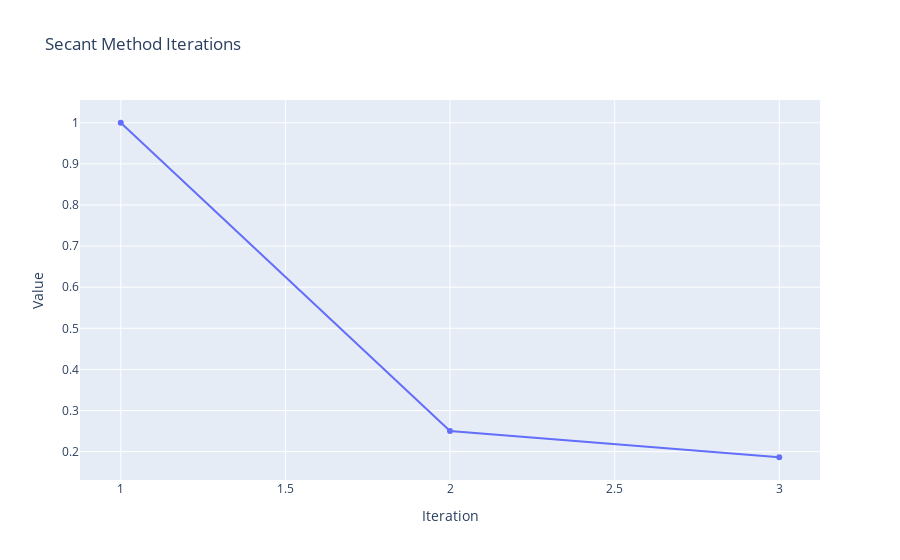

This figure's notebook cell:
### Code cell
# Secant Method
# The secant method is a root-finding method that uses a succession of roots of secant lines to better approximate a root of a function. The formula for the method is given by:
# x(n+1) = x(n) - f(x(n)) * [x(n) - x(n-1)] / [f(x(n)) - f(x(n-1))]

import plotly.graph_objs as go
import math

print("x(n+1) = x(n) - f(x(n)) * [x(n) - x(n-1)]")
print("                -------------------------")
print("                  [f(x(n)) - f(x(n-1))]\n\n")

def f(x):
    return x**3 - 5*x + 1
    # return x**2 * math.exp(-x / 2) - 1

def secant_method(x0, x1, tol):
    x2 = x1 - f(x1) * (x1 - x0) / (f(x1) - f(x0))
    
    iteration = 0
    x_values = []
    tolerances = []
    
    # Print the table header
    print(f"{'Iteration':<10} | {'x0':<8} | {'x1':<8} | {'x2':<8} | {'f(x_n)':<8} | {'f(x_n-1)':<8} | {'num':<8} | {'denom':<8} | {'Tol':<10}")
    print('-' * 100)
    
    while abs(x2 - x1) > tol:
        # Append the current values of x0, x1, and tolerance
        x_values.append(round(x1, decimals))
        tolerances.append(round(abs(x2 - x1), decimals))
        
        # Print current iteration details in tabular form
        iteration += 1
        print(f"{iteration:<10} | {round(x0, decimals):<8} | {round(x1, decimals):<8} | {round(x2, decimals):<8} | {round(f(x1), decimals):<8} | {round(f(x0), decimals):<8} | {round(f(x1)*(x1-x0), decimals):<8} | {round(f(x1)-f(0), decimals):<8} | {round(abs(x2 - x1), decimals):<10}")
        
        x0 = x1
        x1 = x2
        x2 = x1 - f(x1) * (x1 - x0) / (f(x1) - f(x0))
    
    return x2, x_values, tolerances
    
# Given values
x0 = 0
x1 = 1
tol = 0.0001
decimals = 4

root, x_values, tolerances = secant_method(x0, x1, tol)
if root is not None:
    print(f"\nThe root is approximately: {round(root, decimals)}")
    
# Plotting using Plotly
fig = go.Figure()

fig.add_trace(go.Scatter(x=list(range(1, len(x_values) + 1)), y=x_values, mode='lines+markers', name='x'))
# uncomment below to get tolerance in graph
#fig.add_trace(go.Scatter(x=list(range(1, len(tolerances) + 1)), y=tolerances, mode='lines+markers', name='Tolerance', yaxis='y2'))

fig.update_layout(title='Secant Method Iterations',
                  xaxis_title='Iteration',
                  yaxis_title='Value',
                  yaxis2=dict(title='Tolerance', overlaying='y', side='right'),
                  legend_title='x')

fig.show()

### Figure 1 — Plotly figure (JSON) as saved in the notebook; plotly's stock layout.template omitted (floating-point values rounded to 4 significant figures)
{"data": [{"mode": "lines+markers", "name": "x", "x": [1, 2, 3], "y": [1, 0.25, 0.1864], "type": "scatter"}], "layout": {"yaxis2": {"title": {"text": "Tolerance"}, "overlaying": "y", "side": "right"}, "title": {"text": "Secant Method Iterations"}, "xaxis": {"title": {"text": "Iteration"}}, "yaxis": {"title": {"text": "Value"}}, "legend": {"title": {"text": "x"}}}}
